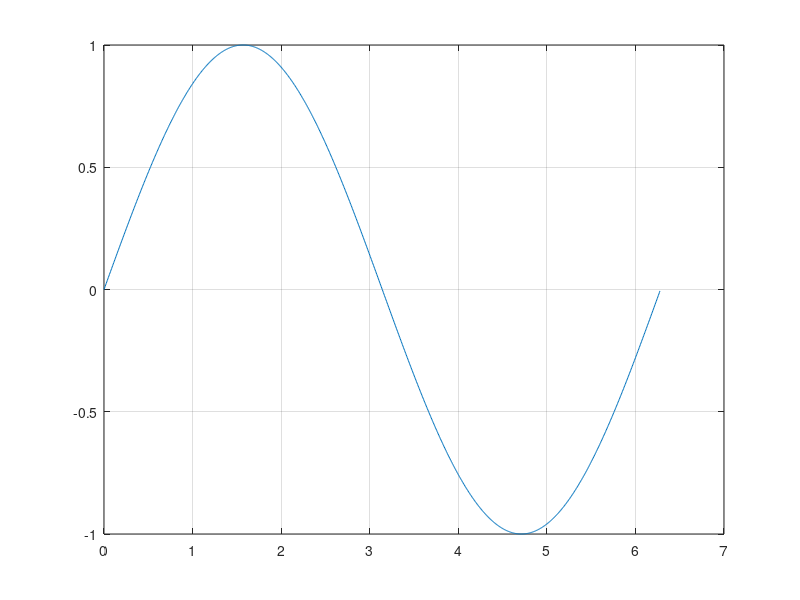
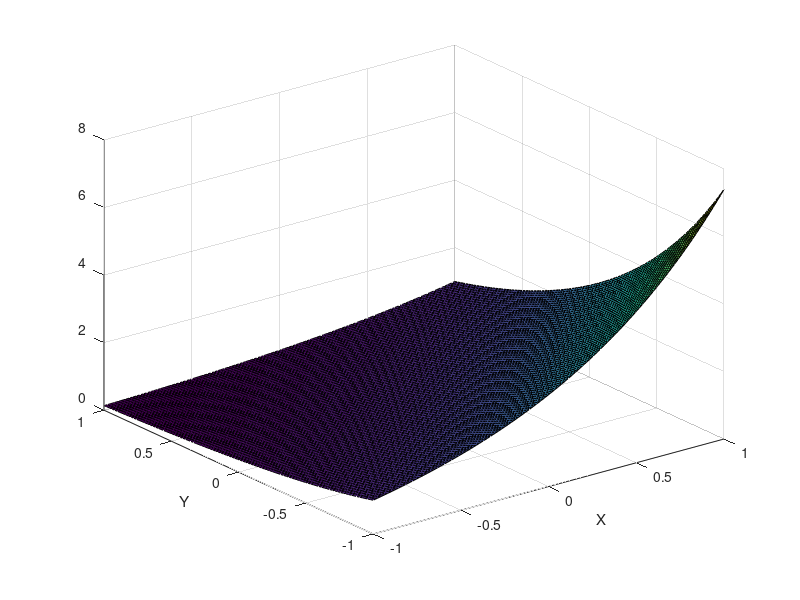
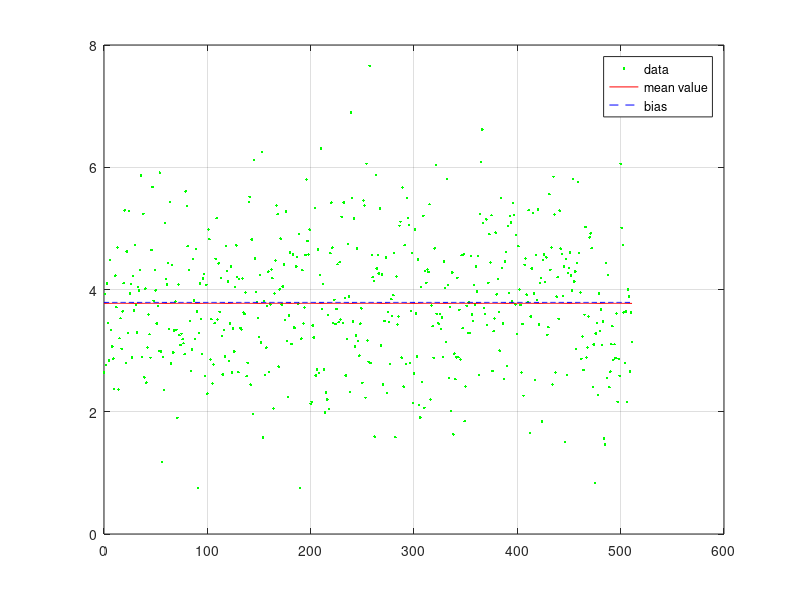

The MATLAB source for these figures, in order: (Note: this script raises an error after producing the figures.)
%%
% introduction to Matlab
%
% ESE2014
%
% instructor: Takis Zourntos
%

%% Lab Manual Week 1

clear;
clc;
close all;

% 1. create a vector:
    
    % here is a row vector:
    x_row = [1 2 3 4 5];
    
    % here is a column vector:
    x_col = [1; 2; 3; 4; 5];
    
    % create vectors using:
    %    ones()
    %    zeros()
    %    rand()
    %    randn()
    %
    %    use "help <function>" at the prompt to learn more
    %    about any of these!
    %
    
    x_ones = ones(6,1); % column vector of ones
    x_zeros = zeros(1,7); % row vector of zeros
    x_rand = rand(1,8); % uniformly-distributed pseudorandom row vector of ones
    x_randn = rand(5,1); % normally-distributed pseudorandom column vector of ones
    
% 2. create a matrix:

    % note: a vector is also a matrix, nevertheless, we get what the 
    %       question means (i.e., more than 1 row or column!)
    
    A_23 = [1 2 3; 4 5 6]; % a 2x3 matrix
    A_32 = [1 2; 3 4; 5 6]; % a 3x2 matrix
    A_33 = rand(3,3); % a random (square) 3x3 matrix
    A_zeros = zeros(5,6); % a 5 x 6 matrix of zeros
    A_ones = ones(4,3); % a 4 x 3 matrix of ones
    A_identity = eye(4); % the 4x4 Identity Matrix
    
% 3. create a 5x1 vector of zeros and a 1x5 vector of random numbers:

    v_51_z = zeros(5,1);
    v_15_r = rand(1,5);
    
% 4. transpose a matrix:
    A_32_tc = A_32'; % take the complex-conjugate transpose
    A_32_t = transpose(A_32); % perform the transpose without complex conjugation
    A_32_t2 = A_32.'; % same as using transpose() function
    
% 5. compute the inner product of two vectors, the cross product of two
% vectors and find the inverse of a matrix:
    p_dot = dot(x_col, v_15_r'); % take the dot product of x_col and v_15_r'
    p_cross = cross(A_23(1,:), A_23(2,:)); % take the cross product between the two rows of A_23
    A_33_inverse = inv(A_33); % get inverse of A_33;
    P_identity = A_33*A_33_inverse; % check that this is close to identity
    A_error = eye(3) - P_identity;
    err=norm(A_error); % quantify the error
    
% 6. compute the element-wise multiplication of a matrix and a scalar:
    alpha = 0.678432; % a scalar quantity
    A_scaled = alpha*A_33; % simple asterisk does the scalar multiplication
    
% 7. concatenate two matrices:
    A_35 = [A_33  A_32]; % side-by-side concatenation
    A_53 = [A_33; A_23]; % top-bottom concatenation
    
% 8. create a vector of complex numbers:
    v_cmplx_61 = rand(6,1) + j*rand(6,1); % engineers use "j" not "i" for sqrt(-1) !!
    
% 9. multiply a row of a matrix with an element of that same matrix:
    v_9 = A_33(3,3)*A_33(2,:); % multiply second row of A_33 by the element (3,3) of the same matrix
    
% 10. generate a vector of values ranging from 0 t0 500 with 100 elements
    vrange_500 = linspace(0, 500, 100); % a linear range
    vrange_alt = 0:5:500; % another way (but it has 101 elements)
    vrange_alt_2 = 0:(500/99):500; % this is equivalent to vrange_500
    
% 11. Create a 2D plot of the sine function between 0 and 2\pi
    T0 = 2*pi; % desired period of sine (we've set this to have just one period on 0 to 2*pi)
    f0 = 1/T0; % frequency in Hz is just the reciprocal of the period
    Npts = 1024; % number of points to plot
    delta = T0/Npts; % increment or "sampling period"
    trange = 0:delta:(T0-delta);
    y_sine = sin(2*pi*f0*trange); 
    figure;plot(trange, y_sine); grid;
    
% 12. create a surface plot of the exponential function, Z = exp(x)*exp(-y):
%  note that the question did not uniquely identify the exponential
%  function in two variables, so you are free to choose it!
    Nplot = 100; % plot will be Nplot points by Nplot points
    xrange = linspace(1, -1, Nplot); % ordering is important here 
    yrange = linspace(-1, 1, Nplot);
    xvals = exp(xrange); 
    yvals = exp(-yrange);
    zvals = xvals' * yvals; % generate a table of values Nplot x Nplot in size
    figure;surf(xrange, yrange, zvals);xlabel('X');ylabel('Y'); % verify that max occurs at X=+1, Y=-1
    
% 13. generate a plot of a vector of random data; draw a horizontal line at the mean
    Ndata_pts = 512; % number of data points
    xdata = 0:(Ndata_pts-1); % independent variable
    bias = 3.789*ones(size(xdata));
    ydata = bias + randn(1,Ndata_pts); % random data with a bias term (normally distributed)
    mean_val = mean(ydata);
    figure;plot(xdata, ydata,'g.',xdata,mean_val*ones(size(xdata)),'r-',xdata,bias,'b--');
    grid
    legend('data','mean value','bias');
    
% 14. write a script that calculates the mean of five samples of data from
% a vector of random data. Calculate the overall mean. Use a for-loop to
% perform the calculations. For each iteration of the loop, use an if-else
% control statement to display whether the sample is less than, greater
% than, or equal to the mean (use data from question 13.)
    % generate five random samples
    IMAX = max(size(ydata));
    samples = zeros(5, 1);
    for ii=1:5
        indx = randi(IMAX);
        samples(ii) = ydata(indx);
    end;
    mean_samples = mean(samples);
    
    for ii=1:Ndata_pts
        if ydata(ii) > mean_samples
            disp('greater than');
        elseif ydata(ii) < mean_samples
            disp('less than');
        else 
            disp('equal to!');
        end;
    end;

% 15. create a function that calculates the sum of an arbitrary number of
% sinusoidal terms; call this function from this script--- NOTE: the
% function addsines.m is located in this directory; the function addsines
% is called as addsines(Y) where the vector Y is an Nterms x Npts matrix, 
% such that each row corresponds to a sinusoidal function;
    % note: we'll use Npts and trange defined in question 11;
    Nterms = 5;
    
    Y = zeros(Nterms, Npts); % initialize Y
    % generate Nterms random sinusoids and populate Y
    for ii = 1:Nterms;
        frandom = f0*randi(16); % frequency can be up to 16x f0;
        prandom = 2*pi*rand(1,1); % random phase shift from 0 to 2*pi
        y_sine = sin(2*pi*frandom*trange + prandom);
        Y(ii,:) = y_sine;
    end;
    
    Ytotal = addsines(Y);
    figure; plot(trange, Ytotal); grid; title('sum of sinusoids');
    